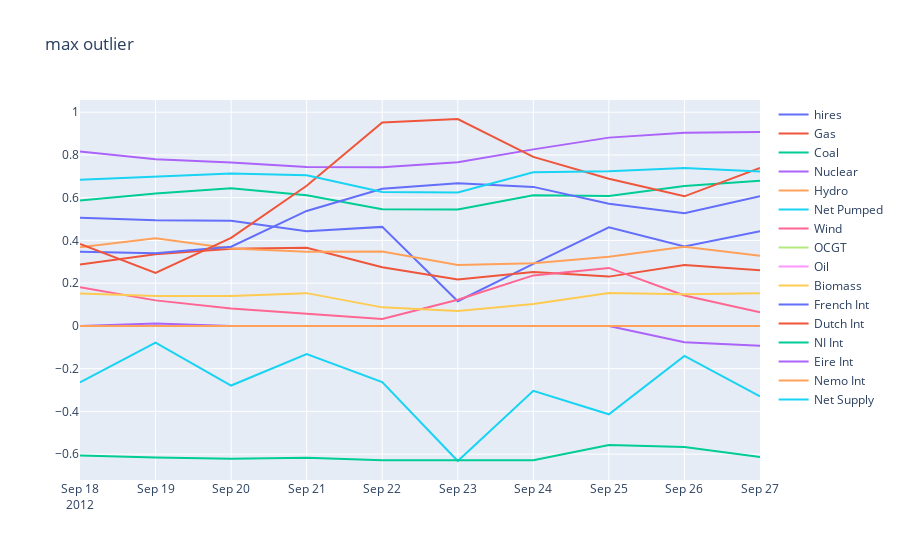

The code cell stored with this chart in its notebook:
### Markdown cell above
### how other features looks when hires is outlier?

### Code cell
plotly_df(norm_energy_columns.iloc[argmin-5:argmin+5].set_index("ds"), columns=plot_columns,  title = "max outlier")
